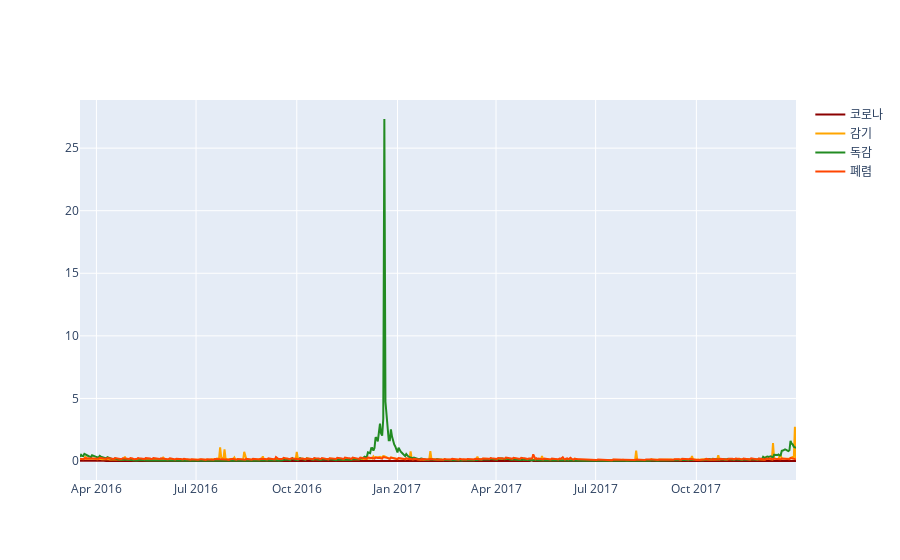

Here is the notebook cell this chart was saved with:
### Code cell
### 2018년 이전 검색 추이
from sklearn import preprocessing


fig = go.Figure()

fig.add_trace(go.Line(x = a1.date ,y = a1['coronavirus'], mode = 'lines', name = '코로나', line = dict(color = 'darkred')))
fig.add_trace(go.Line(x = a1.date, y = a1['cold'], mode = 'lines', name = '감기', line = dict(color = 'orange')))
fig.add_trace(go.Line(x = a1.date, y = a1['flu'], mode = 'lines', name = '독감', line = dict(color = 'forestgreen')))
fig.add_trace(go.Line(x = a1.date, y = a1['pneumonia'], mode = 'lines', name = '폐렴', line = dict(color = 'orangered')))


fig.update_layout(barmode = 'overlay')

### Figure 1 — Plotly figure (JSON) as saved in the notebook; plotly's stock layout.template omitted (floating-point values rounded to 4 significant figures; data arrays with more than 128 entries replaced by an {"elided": "..."} marker saying what was removed)
{"data": [{"line": {"color": "darkred"}, "mode": "lines", "name": "코로나", "type": "scatter", "x": {"elided": "655 str values"}, "y": {"elided": "655 float values"}}, {"line": {"color": "orange"}, "mode": "lines", "name": "감기", "type": "scatter", "x": {"elided": "655 str values"}, "y": {"elided": "655 float values"}}, {"line": {"color": "forestgreen"}, "mode": "lines", "name": "독감", "type": "scatter", "x": {"elided": "655 str values"}, "y": {"elided": "655 float values"}}, {"line": {"color": "orangered"}, "mode": "lines", "name": "폐렴", "type": "scatter", "x": {"elided": "655 str values"}, "y": {"elided": "655 float values"}}], "layout": {"barmode": "overlay"}}
